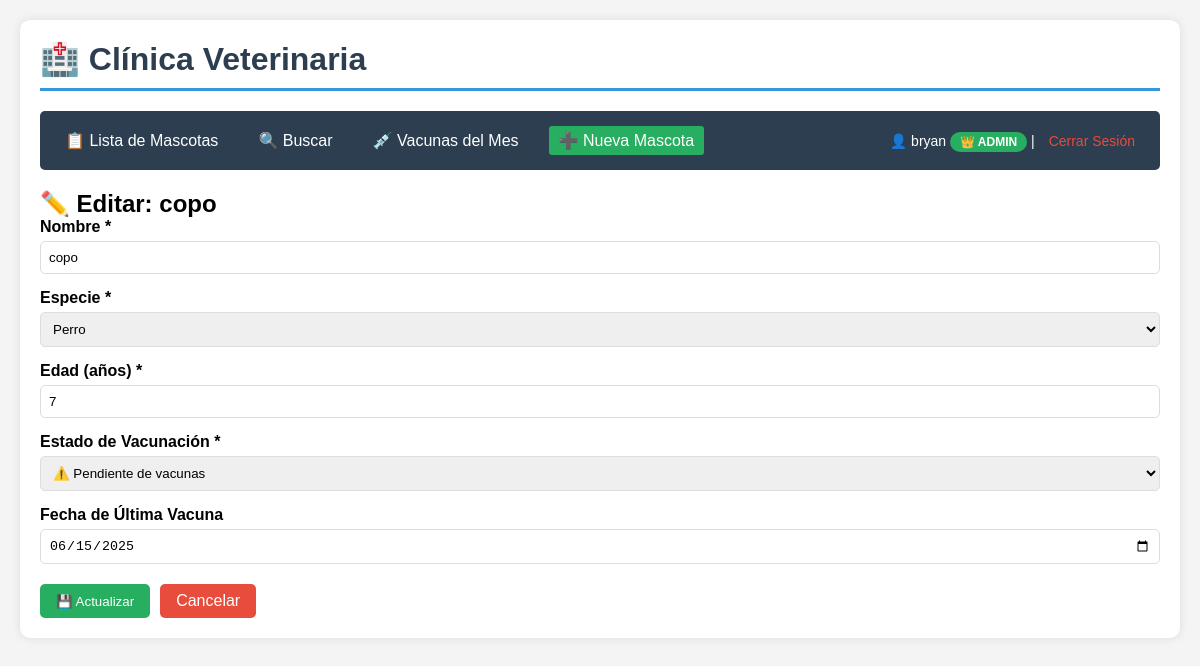
The page /editar/2/ (signed in) on the database its author committed.
### mascotas/models.py (models this page shows, shortened)
class Mascota(models.Model):
    ESPECIE_CHOICES = [
        ('perro', 'Perro'),
        ('gato', 'Gato'),
        ('conejo', 'Conejo'),
        ('loro', 'Loro'),
        ('hamster', 'Hámster'),
        ('pez', 'Pez'),
        ('otro', 'Otro'),
    ]
    VACUNACION_CHOICES = [
        ('al_dia', '✅ Al día con vacunas'),
        ('pendiente', '⚠️ Pendiente de vacunas'),
        ('alergia', '🔶 Alergia a vacunas'),
    ]
    nombre = models.CharField(max_length=100, help_text="Nombre de la mascota")
    especie = models.CharField(max_length=20, choices=ESPECIE_CHOICES, default='perro')
    edad = models.PositiveIntegerField(help_text="Edad en años")
    estado_vacunacion = models.CharField(
        max_length=20,
        choices=VACUNACION_CHOICES,
        default='pendiente'
    )
    fecha_ultima_vacuna = models.DateField(null=True, blank=True)
    fecha_creacion = models.DateTimeField(auto_now_add=True)
    fecha_actualizacion = models.DateTimeField(auto_now=True)

### mascotas/views.py (the view, shortened to what this page needs)
# urls.py: path('editar/<int:pk>/', views.editar_mascota, name='editar_mascota'),
@login_required
@user_passes_test(es_administrador)
def editar_mascota(request, pk):
    mascota = get_object_or_404(Mascota, pk=pk)
    return render(request, 'mascotas/editar.html', {
        'mascota': mascota,
        'especies': Mascota.ESPECIE_CHOICES,
        'estados': Mascota.VACUNACION_CHOICES,
    })

### mascotas/views.py (called while the page is built)
def es_administrador(user):
    return user.is_superuser or user.is_staff

### mascotas/templates/mascotas/editar.html (shortened to what this page needs)
{% extends 'mascotas/base.html' %}
{% block content %}
<h2>✏️ Editar: {{ mascota.nombre }}</h2>
<form method="POST">
    <div class="form-group">
        <label>Nombre *</label>
        <input type="text" name="nombre" required value="{{ mascota.nombre }}">
    </div>
    <div class="form-group">
        <label>Especie *</label>
        <select name="especie" required>
            {% for value, label in especies %}
                <option value="{{ value }}" {% if mascota.especie == value %}selected{% endif %}>
                    {{ label }}
                </option>
            {% endfor %}
        </select>
    </div>
    <div class="form-group">
        <label>Edad (años) *</label>
        <input type="number" name="edad" required min="0" max="50" value="{{ mascota.edad }}">
    </div>
    <div class="form-group">
        <label>Estado de Vacunación *</label>
        <select name="estado_vacunacion" required>
            {% for value, label in estados %}
                <option value="{{ value }}" {% if mascota.estado_vacunacion == value %}selected{% endif %}>
                    {{ label }}
                </option>
            {% endfor %}
        </select>
    </div>
    <div class="form-group">
        <label>Fecha de Última Vacuna</label>
        <input type="date" name="fecha_ultima_vacuna" value="{{ mascota.fecha_ultima_vacuna|date:'Y-m-d' }}">
    </div>
    <div class="form-actions">
        <button type="submit" class="btn btn-success">💾 Actualizar</button>
        <a href="{% url 'lista_mascotas' %}" class="btn btn-danger">Cancelar</a>
    </div>
</form>
{% endblock %}

### mascotas/templates/mascotas/base.html (shortened to what this page needs)
<!DOCTYPE html>
<html lang="es">
<head>
</head>
<body>
    <div class="container">
        <h1>🏥 Clínica Veterinaria</h1>
        <div class="navbar">
            <a href="{% url 'lista_mascotas' %}">📋 Lista de Mascotas</a>
            <a href="{% url 'buscar_mascota' %}">🔍 Buscar</a>
            <a href="{% url 'vacunas_mes' %}">💉 Vacunas del Mes</a>
            {% if user.is_authenticated %}
            {% if user.is_superuser or user.is_staff %}
            <a href="{% url 'crear_mascota' %}" style="background: #27ae60;">➕ Nueva Mascota</a>
            {% endif %}
            <span class="user-info">
                👤 {{ user.username }}
                {% if user.is_superuser or user.is_staff %}
                <span
                    style="background: #27ae60; padding: 3px 10px; border-radius: 12px; font-size: 12px; font-weight: bold;">👑
                    ADMIN</span>
                {% else %}
                <span
                    style="background: #3498db; padding: 3px 10px; border-radius: 12px; font-size: 12px; font-weight: bold;">🩺
                    VETERINARIO</span>
                {% endif %}
                | <a href="{% url 'cerrar_sesion' %}" style="color: #e74c3c;">Cerrar Sesión</a>
            </span>
            {% else %}
            <a href="{% url 'iniciar_sesion' %}" style="background: #3498db;">Iniciar Sesión</a>
            {% endif %}
        </div>
        {% block content %}
        {% endblock %}
    </div>
</body>
</html>

### mascotas/templates/mascotas/base.html (style rules this page uses)
* { margin: 0; padding: 0; box-sizing: border-box; }
body { font-family: Arial, sans-serif; background: #f4f4f4; padding: 20px; }
.container { max-width: 1200px; margin: 0 auto; background: white; padding: 20px; border-radius: 10px; box-shadow: 0 0 10px rgba(0, 0, 0, 0.1); }
h1 { color: #2c3e50; border-bottom: 3px solid #3498db; padding-bottom: 10px; margin-bottom: 20px; }
.navbar { background: #2c3e50; color: white; padding: 15px; border-radius: 5px; margin-bottom: 20px; display: flex; gap: 20px; flex-wrap: wrap; align-items: center; }
.navbar a { color: white; text-decoration: none; padding: 5px 10px; border-radius: 3px; transition: background 0.3s; }
.navbar .user-info { margin-left: auto; font-size: 14px; }
.btn { display: inline-block; padding: 8px 16px; background: #3498db; color: white; text-decoration: none; border-radius: 5px; border: none; cursor: pointer; transition: background 0.3s; }
.btn-danger { background: #e74c3c; }
.btn-success { background: #27ae60; }
.form-group { margin-bottom: 15px; }
.form-group label { display: block; margin-bottom: 5px; font-weight: bold; }
.form-group input, .form-group select { width: 100%; padding: 8px; border: 1px solid #ddd; border-radius: 5px; }
.form-actions { margin-top: 20px; display: flex; gap: 10px; }

### rows shown on the page
Mascota: nombre "copo", especie "Perro", edad "7", estado_vacunacion "⚠️ Pendiente de vacunas", fecha_ultima_vacuna "06/15/2025"

### other values the page prints
{{ user.username }} "bryan"
